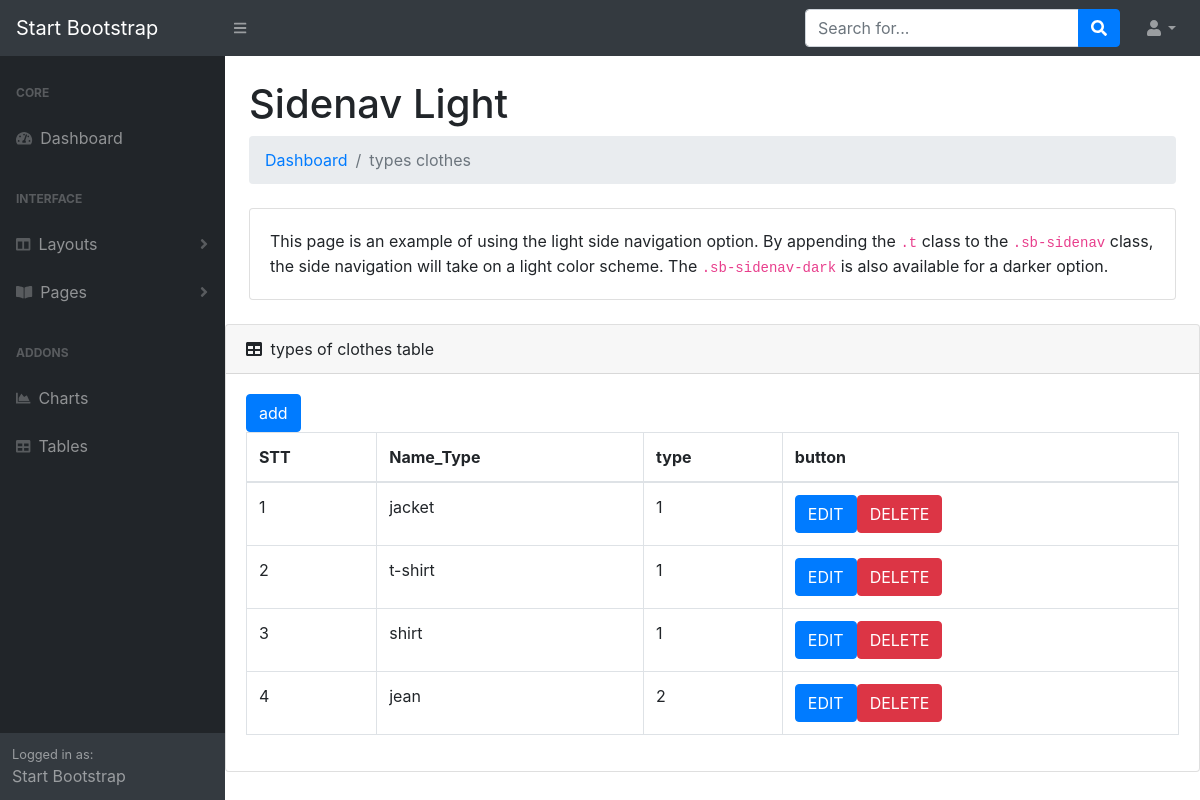
The app's page /admin-test/TYPES.php, older data.
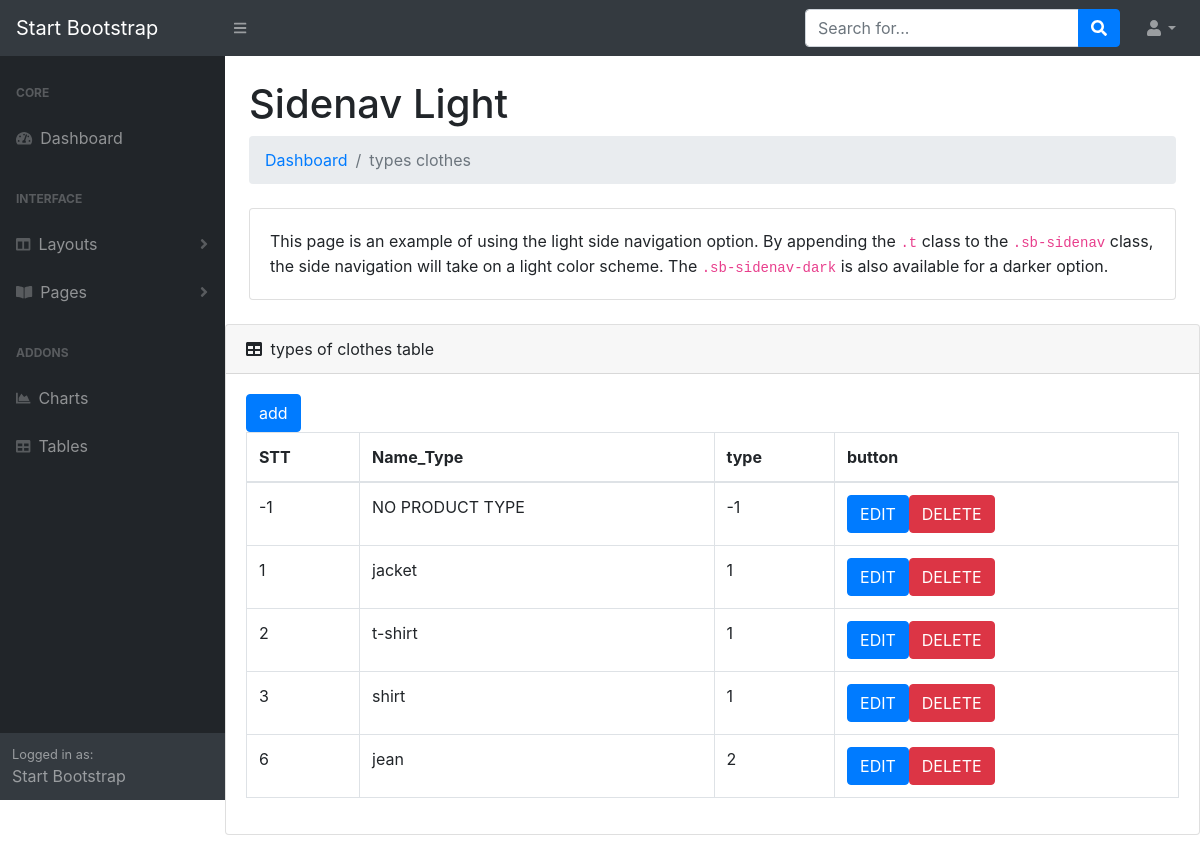
The same page, newer data.
### tables this page shows
CREATE TABLE `typeclothes` (
  `id_type` int(11) NOT NULL,
  `name_type` varchar(40) NOT NULL,
  `type` int(11) NOT NULL
);

### models/DataProvider.php (called while the page is built, shortened)
<?php
class DataProvider
{
	private $link;
	function __construct()
	{
		$this->link=mysqli_connect("localhost","root","","sellclothes");
	}
	function ExecuteQuery($sql)
	{
		mysqli_query($this->link,"set names 'utf8'");
		return mysqli_query($this->link, $sql);
	}
	function FetchAll($sql)
	{
		$result=$this->ExecuteQuery($sql);
		$arr=array();
		while($row=mysqli_fetch_assoc($result))
		{
			$arr[]=$row;
		}
		return $arr;
	}
}
?>

### admin-test/TYPES.php (the view, shortened to what this page needs)
<!DOCTYPE html>
<html lang="en">
    <head>
        <link href="css/styles.css" rel="stylesheet" />
    </head>
    <body class="sb-nav-fixed">
        <nav class="sb-topnav navbar navbar-expand navbar-dark bg-dark">
            <a class="navbar-brand" href="index.php">Start Bootstrap</a>
            <button class="btn btn-link btn-sm order-1 order-lg-0" id="sidebarToggle" href="#"><i class="fas fa-bars"></i></button>
            <form class="d-none d-md-inline-block form-inline ml-auto mr-0 mr-md-3 my-2 my-md-0">
                <div class="input-group">
                    <input class="form-control" type="text" placeholder="Search for..." aria-label="Search" aria-describedby="basic-addon2" />
                    <div class="input-group-append">
                        <button class="btn btn-primary" type="button"><i class="fas fa-search"></i></button>
                    </div>
                </div>
            </form>
            <ul class="navbar-nav ml-auto ml-md-0">
                <li class="nav-item dropdown">
                    <a class="nav-link dropdown-toggle" id="userDropdown" href="#" role="button" data-toggle="dropdown" aria-haspopup="true" aria-expanded="false"><i class="fas fa-user fa-fw"></i></a>
                </li>
            </ul>
        </nav>
        <div id="layoutSidenav">
            <div id="layoutSidenav_nav">
                <nav class="sb-sidenav accordion sb-sidenav-dark" id="sidenavAccordion">
                    <div class="sb-sidenav-menu">
                        <div class="nav">
                            <div class="sb-sidenav-menu-heading">Core</div>
                            <a class="nav-link" href="index.php">
                                <div class="sb-nav-link-icon"><i class="fas fa-tachometer-alt"></i></div>
                                Dashboard
                            </a>
                            <div class="sb-sidenav-menu-heading">Interface</div>
                            <a class="nav-link collapsed" href="#" data-toggle="collapse" data-target="#collapseLayouts" aria-expanded="false" aria-controls="collapseLayouts">
                                <div class="sb-nav-link-icon"><i class="fas fa-columns"></i></div>
                                Layouts
                                <div class="sb-sidenav-collapse-arrow"><i class="fas fa-angle-down"></i></div>
                            </a>
                            <a class="nav-link collapsed" href="#" data-toggle="collapse" data-target="#collapsePages" aria-expanded="false" aria-controls="collapsePages">
                                <div class="sb-nav-link-icon"><i class="fas fa-book-open"></i></div>
                                Pages
                                <div class="sb-sidenav-collapse-arrow"><i class="fas fa-angle-down"></i></div>
                            </a>
                            <div class="sb-sidenav-menu-heading">Addons</div>
                            <a class="nav-link" href="charts.html">
                                <div class="sb-nav-link-icon"><i class="fas fa-chart-area"></i></div>
                                Charts
                            </a>
                            <a class="nav-link" href="tables.html">
                                <div class="sb-nav-link-icon"><i class="fas fa-table"></i></div>
                                Tables
                            </a>
                        </div>
                    </div>
                    <div class="sb-sidenav-footer">
                        <div class="small">Logged in as:</div>
                        Start Bootstrap
                    </div>
                </nav>
            </div>
            <div id="layoutSidenav_content">
                <main>
                    <div class="container-fluid">
                        <h1 class="mt-4">Sidenav Light</h1>
                        <ol class="breadcrumb mb-4">
                            <li class="breadcrumb-item"><a href="index.php">Dashboard</a></li>
                            <li class="breadcrumb-item active">types clothes</li>
                        </ol>
                        <div class="card mb-4">
                            <div class="card-body">
                                This page is an example of using the light side navigation option. By appending the
                                <code>.t</code>
                                class to the
                                <code>.sb-sidenav</code>
                                class, the side navigation will take on a light color scheme. The
                                <code>.sb-sidenav-dark</code>
                                is also available for a darker option.
                            </div>
                        </div>
                    </div>
                    <div class="card mb-4">
                        <div class="card-header">
                            <i class="fas fa-table mr-1"></i>
                            types of clothes table
                        </div>
                        <div class="card-body">
                        <button class='btn-add-typeclothes btn btn-primary'>add</button>
                            <div class="table-responsive">
                                <table class="table table-bordered" id="dataTable" width="100%" cellspacing="0">
                                    <thead>
                                        <tr>
                                            <th>STT</th>
                                            <th>Name_Type</th>
                                            <th>type</th>
                                            <th>button</th>
                                        </tr>
                                    </thead>
                                    <tbody>
                                    <?php
                                        include_once("../admin-test/models/DataProvider.php");
                                        $db=new DataProvider();
                                        $sql="SELECT * FROM `typeclothes`";
                                        $array=$db->FetchAll($sql);
                                        foreach($array as $item){
                                            echo "<tr>";
                                                echo "<td>$item[id_type]</td>";
                                                echo "<td>$item[name_type]</td>";
                                                echo "<td>$item[type]</td>";
                                                echo "<td><button class='btn-add-edit btn btn-primary'>EDIT</button><button class='btn-add-delete btn btn-danger'>DELETE</button></td>";
                                            echo "</tr>";
                                        }
                                        ?>
                                    </tbody>
                                </table>
                            </div>
                        </div>
                    </div>
                </div>
            </div>
    </body>
</html>

Row changes from the older to the newer data that the page shows:
removed typeclothes: id_type "4", name_type "jean", type "2"
added typeclothes: id_type "-1", name_type "NO PRODUCT TYPE", type "-1"
added typeclothes: id_type "6", name_type "jean", type "2"
